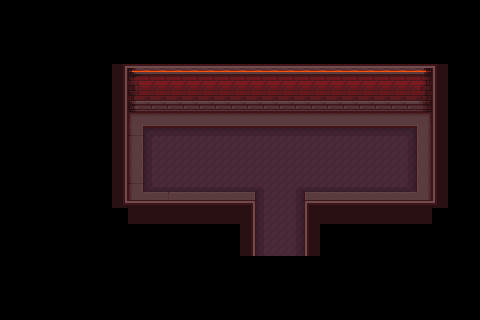

This game map was drawn from its Tiled (.tmx) file and the tilesets committed beside it. A one-line description and the trimmed map source follow:
An orthogonal 30x20 tile map with 16x16 px tiles, 6 tile layers (Back, BottomDoorwayBack, Walls, BottomDoorwayWalls, ...).

<map version="1.10" tiledversion="1.10.2" orientation="orthogonal" renderorder="right-down" width="30" height="20" tilewidth="16" tileheight="16" infinite="0" nextlayerid="11" nextobjectid="1">
 <tileset firstgid="1" source="../../Tilesets/forge_tileset.tsx" />
 <layer id="1" name="Back" width="30" height="20">
  <data>[600 cells, 104 non-empty, 19 distinct tile ids]</data>
 </layer>
 <layer id="8" name="BottomDoorwayBack" width="30" height="20">
  <data>[600 cells, 19 non-empty, 8 distinct tile ids]</data>
 </layer>
 <layer id="2" name="Walls" width="30" height="20">
  <data>[600 cells, 89 non-empty, 16 distinct tile ids]</data>
 </layer>
 <layer id="9" name="BottomDoorwayWalls" width="30" height="20">
  <data>[600 cells, 6 non-empty, 2 distinct tile ids]</data>
 </layer>
 <layer id="3" name="Front" width="30" height="20">
  <data>[600 cells, 14 non-empty, 1 distinct tile ids]</data>
 </layer>
 <layer id="10" name="BottomDoorwayFront" width="30" height="20">
  <data>[600 cells, 2 non-empty, 2 distinct tile ids]</data>
 </layer>
</map>
